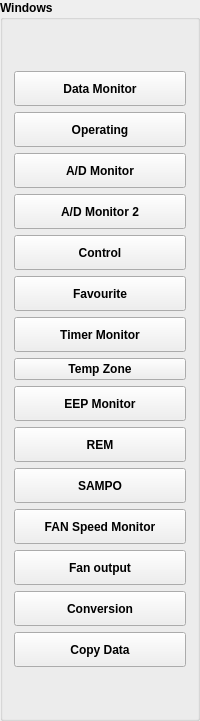
            <widget class="QGroupBox" name="groupBox_12">
             <property name="font">
              <font>
               <pointsize>9</pointsize>
               <weight>75</weight>
               <bold>true</bold>
              </font>
             </property>
             <property name="title">
              <string>Windows</string>
             </property>
             <layout class="QGridLayout" name="gridLayout">
              <item row="0" column="0">
               <layout class="QVBoxLayout" name="verticalLayout_5">
                <item>
                 <spacer name="verticalSpacer_94">
                  <property name="orientation">
                   <enum>Qt::Vertical</enum>
                  </property>
                  <property name="sizeHint" stdset="0">
                   <size>
                    <width>20</width>
                    <height>40</height>
                   </size>
                  </property>
                 </spacer>
                </item>
                <item>
                 <widget class="QPushButton" name="pushButton_2">
                  <property name="minimumSize">
                   <size>
                    <width>0</width>
                    <height>35</height>
                   </size>
                  </property>
                  <property name="maximumSize">
                   <size>
                    <width>16777215</width>
                    <height>35</height>
                   </size>
                  </property>
                  <property name="text">
                   <string>Data Monitor</string>
                  </property>
                 </widget>
                </item>
                <item>
                 <widget class="QPushButton" name="pushButton_3">
                  <property name="minimumSize">
                   <size>
                    <width>0</width>
                    <height>35</height>
                   </size>
                  </property>
                  <property name="maximumSize">
                   <size>
                    <width>16777215</width>
                    <height>35</height>
                   </size>
                  </property>
                  <property name="text">
                   <string>Operating</string>
                  </property>
                 </widget>
                </item>
                <item>
                 <widget class="QPushButton" name="pushButton_4">
                  <property name="minimumSize">
                   <size>
                    <width>0</width>
                    <height>35</height>
                   </size>
                  </property>
                  <property name="maximumSize">
                   <size>
                    <width>16777215</width>
                    <height>35</height>
                   </size>
                  </property>
                  <property name="text">
                   <string>A/D Monitor</string>
                  </property>
                 </widget>
                </item>
                <item>
                 <widget class="QPushButton" name="pushButton_5">
                  <property name="minimumSize">
                   <size>
                    <width>0</width>
                    <height>35</height>
                   </size>
                  </property>
                  <property name="maximumSize">
                   <size>
                    <width>16777215</width>
                    <height>35</height>
                   </size>
                  </property>
                  <property name="text">
                   <string>A/D Monitor 2</string>
                  </property>
                 </widget>
                </item>
                <item>
                 <widget class="QPushButton" name="pushButton_6">
                  <property name="minimumSize">
                   <size>
                    <width>0</width>
                    <height>35</height>
                   </size>
                  </property>
                  <property name="maximumSize">
                   <size>
                    <width>16777215</width>
                    <height>35</height>
                   </size>
                  </property>
                  <property name="text">
                   <string>Control</string>
                  </property>
                 </widget>
                </item>
                <item>
                 <widget class="QPushButton" name="pushButton_28">
                  <property name="minimumSize">
                   <size>
                    <width>0</width>
                    <height>35</height>
                   </size>
                  </property>
                  <property name="maximumSize">
                   <size>
                    <width>16777215</width>
                    <height>35</height>
                   </size>
                  </property>
                  <property name="text">
                   <string>Favourite</string>
                  </property>
                 </widget>
                </item>
                <item>
                 <widget class="QPushButton" name="pushButton">
                  <property name="minimumSize">
                   <size>
                    <width>0</width>
                    <height>35</height>
                   </size>
                  </property>
                  <property name="maximumSize">
                   <size>
                    <width>16777215</width>
                    <height>35</height>
                   </size>
                  </property>
                  <property name="text">
                   <string>Timer Monitor</string>
                  </property>
                 </widget>
                </item>
                <item>
                 <widget class="QPushButton" name="pushButton_10">
                  <property name="maximumSize">
                   <size>
                    <width>16777215</width>
                    <height>35</height>
                   </size>
                  </property>
                  <property name="text">
                   <string>Temp Zone</string>
                  </property>
                 </widget>
                </item>
                <item>
                 <widget class="QPushButton" name="pushButton_8">
                  <property name="minimumSize">
                   <size>
                    <width>0</width>
                    <height>35</height>
                   </size>
                  </property>
                  <property name="maximumSize">
                   <size>
                    <width>16777215</width>
                    <height>35</height>
                   </size>
                  </property>
                  <property name="text">
                   <string>EEP Monitor</string>
                  </property>
                 </widget>
                </item>
                <item>
                 <widget class="QPushButton" name="pushButton_7">
                  <property name="minimumSize">
                   <size>
                    <width>0</width>
                    <height>35</height>
                   </size>
                  </property>
                  <property name="maximumSize">
                   <size>
                    <width>16777215</width>
                    <height>35</height>
                   </size>
                  </property>
                  <property name="text">
                   <string>REM</string>
                  </property>
                 </widget>
                </item>
                <item>
                 <widget class="QPushButton" name="pushButton_27">
                  <property name="minimumSize">
                   <size>
                    <width>0</width>
                    <height>35</height>
                   </size>
                  </property>
                  <property name="maximumSize">
                   <size>
                    <width>16777215</width>
                    <height>35</height>
                   </size>
                  </property>
                  <property name="text">
                   <string>SAMPO</string>
                  </property>
                 </widget>
                </item>
                <item>
                 <widget class="QPushButton" name="pushButton_11">
                  <property name="minimumSize">
                   <size>
                    <width>0</width>
                    <height>35</height>
                   </size>
                  </property>
                  <property name="maximumSize">
                   <size>
                    <width>16777215</width>
                    <height>35</height>
                   </size>
                  </property>
                  <property name="text">
                   <string>FAN Speed Monitor</string>
                  </property>
                 </widget>
                </item>
                <item>
                 <widget class="QPushButton" name="pushButton_9">
                  <property name="minimumSize">
                   <size>
                    <width>0</width>
                    <height>35</height>
                   </size>
                  </property>
                  <property name="maximumSize">
                   <size>
                    <width>16777215</width>
                    <height>35</height>
                   </size>
                  </property>
                  <property name="text">
                   <string>Fan output</string>
                  </property>
                 </widget>
                </item>
                <item>
                 <widget class="QPushButton" name="pushButton_12">
                  <property name="minimumSize">
                   <size>
                    <width>0</width>
                    <height>35</height>
                   </size>
                  </property>
                  <property name="maximumSize">
                   <size>
                    <width>16777215</width>
                    <height>35</height>
                   </size>
                  </property>
                  <property name="text">
                   <string>Conversion</string>
                  </property>
                 </widget>
                </item>
                <item>
                 <widget class="QPushButton" name="pushButton_26">
                  <property name="minimumSize">
                   <size>
                    <width>0</width>
                    <height>35</height>
                   </size>
                  </property>
                  <property name="maximumSize">
                   <size>
                    <width>16777215</width>
                    <height>35</height>
                   </size>
                  </property>
                  <property name="text">
                   <string>Copy Data</string>
                  </property>
                 </widget>
                </item>
                <item>
                 <spacer name="verticalSpacer_93">
                  <property name="orientation">
                   <enum>Qt::Vertical</enum>
                  </property>
                  <property name="sizeHint" stdset="0">
                   <size>
                    <width>20</width>
                    <height>40</height>
                   </size>
                  </property>
                 </spacer>
                </item>
               </layout>
              </item>
             </layout>
            </widget>
